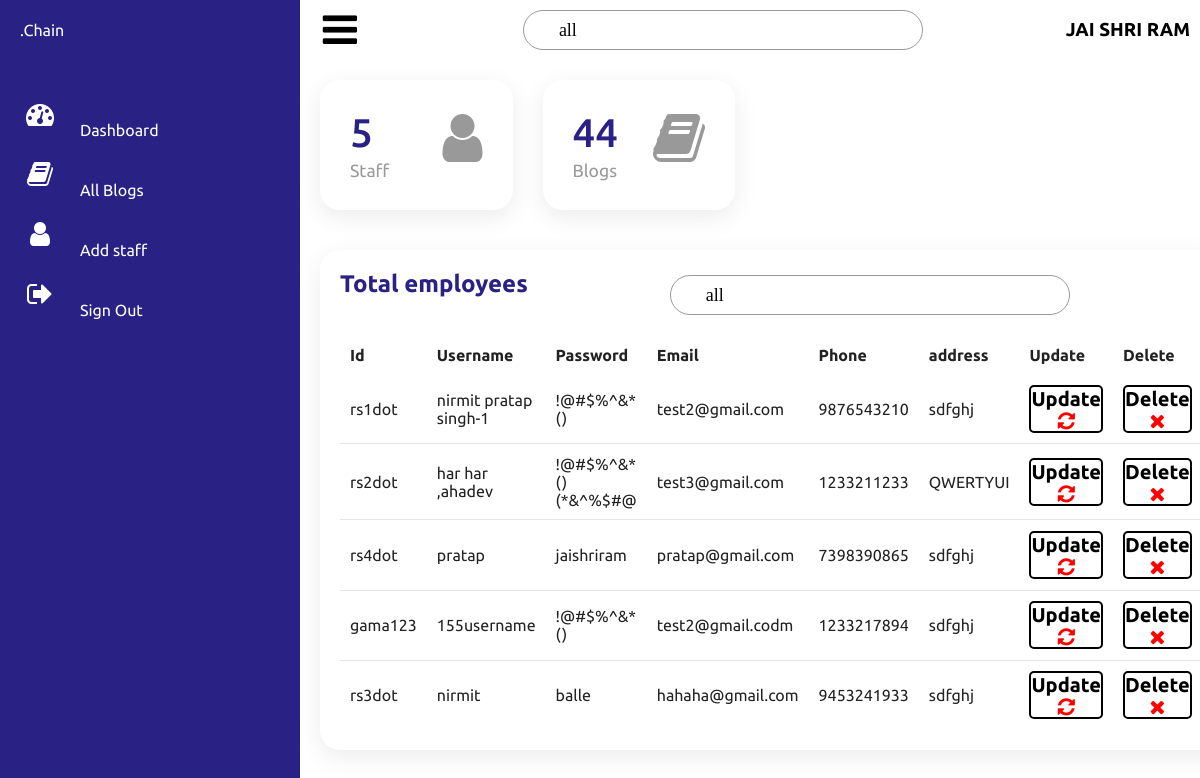
Page /admin/har har ,ahadev (signed in) on the committed database.
### tables this page shows
CREATE TABLE dotchainstaff (ID VARCHAR(6) PRIMARY KEY NOT NULL UNIQUE,USERNAME VARCHAR(20) NOT NULL UNIQUE, PASSWORD TEXT NOT NULL, EMAIL TEXT NOT NULL UNIQUE,PHONENUMBER  INT NOT NULL UNIQUE,ADDRESS TEXT NOT NULL);

### api/main.py (the view, shortened to what this page needs)
@app.route('/admin/<username>', methods=['GET','POST'])
def admin(username):
  if ('user' in session and session['user'] == "jaishriram"):
    userdata=showdata()
    totalemp=len(userdata)
    conn = sqlite3.connect('flask.db')
    cursor = conn.cursor()
    cursor.execute('SELECT * FROM dotchainblogtable')
    blogdata=cursor.fetchall()
    blogdatalen=len(blogdata)
    conn.close()
    return render_template('admindashboard.html',username=username,userdata=userdata,totalemp=totalemp,blogdata=blogdata,blogdatalen=blogdatalen)
  if('user' not in session):
    return render_template('adminlogin.html')
  else:
    return redirect(url_for('staffpanel',username=session['user']))

### api/main.py (called while the page is built)
def showdata():
  conn = sqlite3.connect('flask.db')
  cursor = conn.cursor()
  cursor.execute('SELECT * FROM dotchainstaff')
  userdata=cursor.fetchall()
  conn.close()
  return userdata

### api/templates/admindashboard.html (shortened to what this page needs)
<html lang="en">
<head>
    <link href="{{ url_for('static', filename='css/adminlayout.css') }}" rel="stylesheet">
    <link rel="stylesheet" href="https://cdnjs.cloudflare.com/ajax/libs/font-awesome/4.7.0/css/font-awesome.min.css">
</head>
<body>
    <div class="container">
        <div class="navigation">
            <ul>
                <li>
                    <div class="a">
                        <span class="title">.Chain</span>
                    </div>
                </li>
                <li data-li="emptable" class="activedashboardtab">
                    <div class="a">
                        <span class="icon">
                            <i class="fa fa-dashboard"></i>
                        </span>
                        <span class="title">Dashboard</span>
                    </div>
                </li>
                <li data-li="allblogs">
                    <div class="a">
                        <span class="icon">
                            <i class="fa fa-book"></i>
                        </span>
                        <span class="title">All Blogs</span>
                    </div>
                </li>
                <li data-li="addemp">
                    <div class="a">
                        <span class="icon">
                            <i class="fa fa-user"></i>
                        </span>
                        <span class="title">Add staff</span>
                    </div>
                </li>
                <li>
                    <a href="/logout">
                        <span class="icon">
                            <i class="fa fa-sign-out"></i>
                        </span>
                        <span class="title">Sign Out</span>
                    </a>
                </li>
            </ul>
        </div>
        <div class="main">
            <div class="topbar">
                <div class="toggle">
                    <i class="fa fa-bars"></i>
                </div>
                <form action="/admin/search/blog" method="post">
                         <div class="search">
                            <label>
                                <input name ="search_blog" type="text" placeholder="search blog" value="all">
                            </label>
                        </div>
                       </form>
                <h3>JAI SHRI RAM</h3>
            </div>
            <div class="cardBox">
                <div class="card">
                    <div>
                        <div class="numbers">{{totalemp}}</div>
                        <div class="cardName">Staff</div>
                    </div>
                    <div class="iconBx">
                        <i class="fa fa-user"></i>
                    </div>
                </div>
                <div class="card">
                    <div>
                        <div class="numbers">{{blogdatalen}}</div>
                        <div class="cardName">Blogs</div>
                    </div>
                    <div class="iconBx">
                        <i class="fa fa-book"></i>
                    </div>
                </div>
            </div>
            <div class="details emptable admintabs">
                <div class="recentOrders">
                    <div class="cardHeader">
                        <h2>Total employees</h2>
                       <form action="/admin/search" method="post">
                         <div class="search">
                            <label>
                                <input name ="search_emp" type="text" placeholder="search emp" value="all">
                            </label>
                        </div>
                       </form>
                    </div>
                    <table>
                        <thead>
                            <tr>
                                <td>Id</td>
                                <td>Username</td>
                                <td>Password</td>
                                <td>Email</td>
                                <td>Phone</td>
                                <td>address</td>
                                <td>Update</td>
                                <td>Delete</td>
                            </tr>
                        </thead>
                        <tbody>
                          {% for item in userdata%}
                            <tr>
                                <td>{{item[0]}}</td>
                                <td>{{item[1]}}</td>
                                <td>{{item[2]}}</td>
                                <td>{{item[3]}}</td>
                                <td>{{item[4]}}</td>
                                <td>{{item[5]}}</td>
                                <td>
                                  <a data-toggle="modal" data-target="#adminupdate{{item[0]}}"><button class="btn" onclick="openForm(event)" data-form-id="adminupdate{{item[0]}}">Update<i class="fa fa-refresh"></i></button></a>
                                </td>
                                <td>
                                  <a href="/deletestaff/{{item[0]}}">
                                    <button class="btn" onclick="return confirm('are you sure you want to delete?')">Delete<i class="fa fa-remove"></i></button>
                                  </a>
                                </td>
                            </tr>
                          {%endfor%}
                        </tbody>
                    </table>
                </div>
            </div>
        </div>
    </div>
</body>
</html>

### api/static/css/adminlayout.css (style rules this page uses)
* { font-family: "Ubuntu", sans-serif; margin: 0; padding: 0; box-sizing: border-box; }
:root { --blue: #2a2185; --white: #fff; --gray: #f5f5f5; --black1: #222; --black2: #999; }
body { min-height: 100vh; overflow-x: hidden; }
.container { position: relative; width: 100%; }
.navigation { position: fixed; width: 300px; height: 100%; background: var(--blue); border-left: 10px solid var(--blue); transition: 0.5s; overflow: hidden; }
.navigation ul { position: absolute; top: 0; left: 0; width: 100%; }
.navigation ul li { position: relative; width: 100%; list-style: none; border-top-left-radius: 30px; border-bottom-left-radius: 30px; }
.navigation ul li:nth-child(1) { margin-bottom: 40px; pointer-events: none; }
.navigation ul li a,.navigation ul li .a { position: relative; display: block; width: 100%; display: flex; text-decoration: none; color: var(--white); }
.navigation ul li a .icon ,.navigation ul li .a .icon { position: relative; display: block; min-width: 60px; height: 60px; line-height: 75px; text-align: center; }
.navigation ul li a .icon i ,.navigation ul li .a .icon i { font-size: 1.75rem; }
.navigation ul li a .title,.navigation ul li .a .title { position: relative; display: block; padding: 0 10px; height: 60px; line-height: 60px; text-align: start; white-space: nowrap; }
.main { position: absolute; width: calc(100% - 300px); left: 300px; min-height: 100vh; background: var(--white); transition: 0.5s; }
.topbar { width: 100%; height: 60px; display: flex; justify-content: space-between; align-items: center; padding: 0 10px; }
.toggle { position: relative; width: 60px; height: 60px; display: flex; justify-content: center; align-items: center; font-size: 2.5rem; cursor: pointer; }
.search { position: relative; width: 400px; margin: 0 10px; }
.search label { position: relative; width: 100%; }
.search label input { width: 100%; height: 40px; border-radius: 40px; padding: 5px 20px; padding-left: 35px; font-size: 18px; outline: none; border: 1px solid var(--black2); }
.cardBox { position: relative; width: 100%; padding: 20px; display: grid; grid-template-columns: repeat(4, 1fr); grid-gap: 30px; }
.cardBox .card { position: relative; background: var(--white); padding: 30px; border-radius: 20px; display: flex; justify-content: space-between; cursor: pointer; box-shadow: 0 7px 25px rgba(0, 0, 0, 0.08); }
.cardBox .card .numbers { position: relative; font-weight: 500; font-size: 2.5rem; color: var(--blue); }
.cardBox .card .cardName { color: var(--black2); font-size: 1.1rem; margin-top: 5px; }
.cardBox .card .iconBx { font-size: 3.5rem; color: var(--black2); }
.details { position: relative; width: 100%; padding: 20px; display: grid; grid-template-columns: 1fr; grid-gap: 30px; }
.details .recentOrders { position: relative; display: grid; min-height: 500px; background: var(--white); padding: 20px; box-shadow: 0 7px 25px rgba(0, 0, 0, 0.08); border-radius: 20px; }
.details .cardHeader { display: flex; justify-content: space-between; align-items: flex-start; }
.cardHeader h2 { font-weight: 600; color: var(--blue); }
.details table { width: 100%; border-collapse: collapse; margin-top: 10px; }
.recentOrders table tr .btn { border:2px solid black; border-radius: 5px; font-size: 20px; font-weight: bolder; cursor: pointer; background-color: white; }
.recentOrders table tr .btn i { color:red; }
.details table thead td { font-weight: 600; }
.details .recentOrders table tr { color: var(--black1); border-bottom: 1px solid rgba(0, 0, 0, 0.1); }
.details .recentOrders table tr:last-child { border-bottom: none; }
.details .recentOrders table tr td { padding: 10px; }
input { outline: none; appearance: unset !important; -moz-appearance: unset !important; -webkit-appearance: unset !important; -o-appearance: unset !important; -ms-appearance: unset !important }
input { margin: 5px; width: 100%; font-size: 20px; display: block; border: none; border-bottom: 1px solid #999; padding: 6px 30px; font-family: Poppins; box-sizing: border-box }
label { position: absolute; }

### rows in the picture
dotchainstaff: ID "rs1dot", USERNAME "nirmit pratap singh-1", PASSWORD "!@#$%^&*()", EMAIL "test2@gmail.com", PHONENUMBER "9876543210", ADDRESS "sdfghj"
dotchainstaff: ID "rs2dot", USERNAME "har har ,ahadev", PASSWORD "!@#$%^&*()(*&^%$#@", EMAIL "test3@gmail.com", PHONENUMBER "1233211233", ADDRESS "QWERTYUI"
dotchainstaff: ID "rs4dot", USERNAME "pratap", PASSWORD "jaishriram", EMAIL "pratap@gmail.com", PHONENUMBER "7398390865", ADDRESS "sdfghj"
dotchainstaff: ID "gama123", USERNAME "155username", PASSWORD "!@#$%^&*()", EMAIL "test2@gmail.codm", PHONENUMBER "1233217894", ADDRESS "sdfghj"
dotchainstaff: ID "rs3dot", USERNAME "nirmit", PASSWORD "balle", EMAIL "hahaha@gmail.com", PHONENUMBER "9453241933", ADDRESS "sdfghj"

### other values in the picture
{{ totalemp }} "5"
{{ blogdatalen }} "44"
